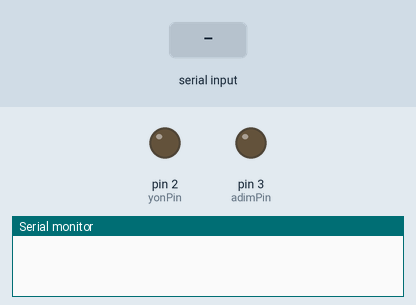
The sketch below on a simulated Arduino Uno, built with avr-gcc and run on an emulated ATmega328P. Parts: output pins drawn as LEDs (lit = HIGH), the last lines printed to the serial monitor. Inputs (shaded band) come from the test bench.

Above: at 1.2 s.
1.3 s: "203," received over Serial
At 3.8 s:
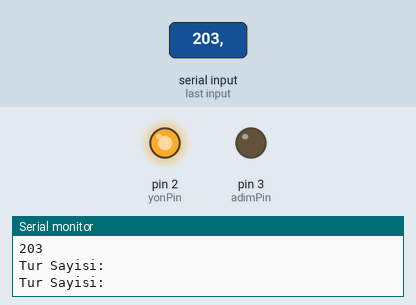
4.3 s: "202," received over Serial
At 7.3 s:
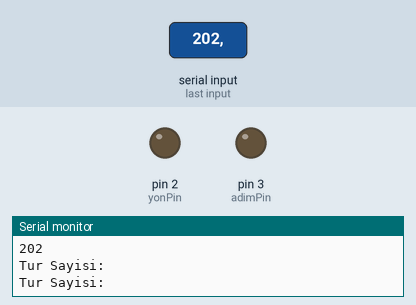
Timing chart, 0 to 8.8 s (numbered marks = the images above; inputs shaded):
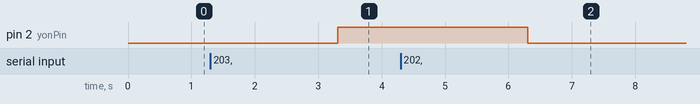

Measured:
- after the input at 1.3 s, pin 2 (yonPin): LOW → HIGH after 2.0 s
- after the input at 4.3 s, pin 2 (yonPin): HIGH → LOW after 2.0 s

The sketch:

Stepper_ver1.ino
```cpp
#define yonPin   2   //yön değişkeni için low olursa ileri hıgh olursa geri
#define adimPin  3   //adım pini low ve hıgh olmalı


/********************************************************/
/********************************************************/
//emir verleri

// Ileri_Don   202
// Geri_Don    203

/********************************************************/
/********************************************************/

String emir,turSayisi,turSuresi;

void adim()
{
  digitalWrite(adimPin, LOW);
  delay(turSuresi.toInt());
  digitalWrite(adimPin, HIGH);
  delay(turSuresi.toInt());

}
void adim (int toplamAdim)
{
    for(int i=0;i<toplamAdim;i++)
    {
     adim();
    }
}

void setup() {
  // sabit değişkenler


    pinMode(adimPin, OUTPUT);
    pinMode(yonPin, OUTPUT);
    Serial.begin(9600);

}
void loop() {

   if(Serial.available())
   {
    emir=Serial.readStringUntil(',');
    Serial.println(emir);
    turSayisi=Serial.readStringUntil(',');
    Serial.println("Tur Sayisi:"+turSayisi);
    turSuresi=Serial.readStringUntil(',');
    Serial.println("Tur Sayisi:"+turSuresi);

  switch(emir.toInt())
     {

          case  202:
            digitalWrite (yonPin, LOW);
            adim(turSayisi.toInt());
            break;
          case 203:
           digitalWrite (yonPin, HIGH);
          adim(turSayisi.toInt());
           break;

      }

     }
}
```
